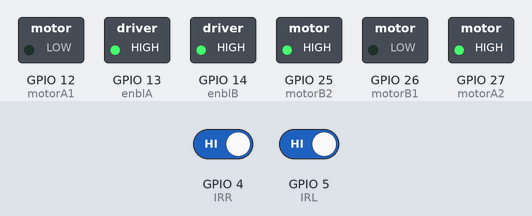
Bench run of a sketch on a simulated ESP32. On the bench: switched loads named in the sketch (green lamp = pin HIGH). Inputs (shaded band) come from the test bench; at power-on: GPIO 4 (IRR) HIGH, GPIO 5 (IRL) HIGH.

Above: at 1.2 s.
1.3 s: GPIO 4 (IRR) driven LOW
At 1.9 s:
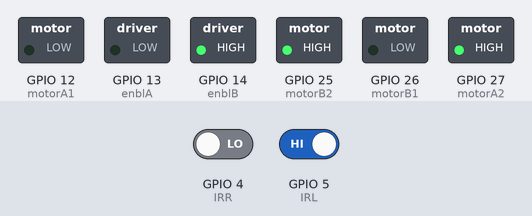
2.8 s: GPIO 5 (IRL) driven LOW
At 3.1 s:
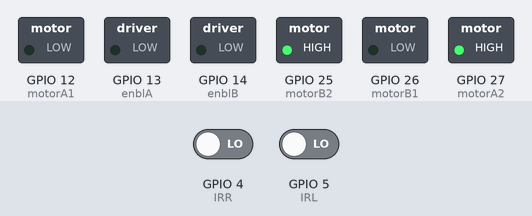
4.3 s: GPIO 4 (IRR) driven HIGH
At 5.5 s:
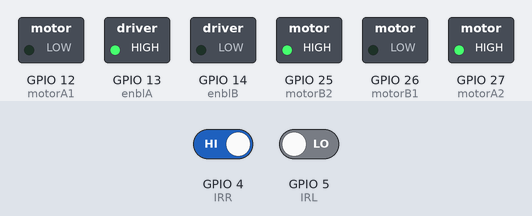
5.8 s: GPIO 5 (IRL) driven HIGH
At 6.6 s:
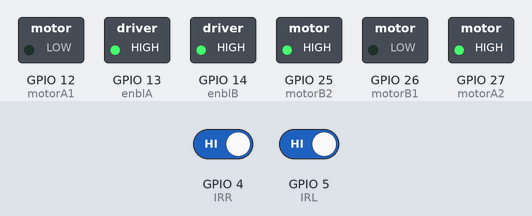
Timing chart, 0 to 8.3 s (numbered marks = the images above; inputs shaded):
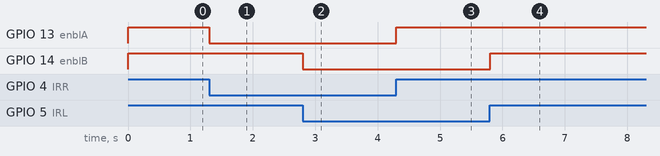

Measured:
- after the input at 1.3 s, GPIO 13 (enblA): HIGH → LOW at once
- after the input at 2.8 s, GPIO 14 (enblB): HIGH → LOW at once
- after the input at 4.3 s, GPIO 13 (enblA): LOW → HIGH at once
- after the input at 5.8 s, GPIO 14 (enblB): LOW → HIGH at once

The sketch:

MOTOR.ino
```cpp
#include "Arduino.h"
#include "esp32-hal-ledc.h"
#include <Wire.h>

// Motor A
int motorA1 = 12;
int motorA2 = 27;
int enblA = 13;
int IRR = 4;
int IRRVal;

// Motor B
int motorB1 = 26;
int motorB2 = 25;
int enblB = 14;
int IRL = 5;
int IRLVal;

// Motor Booster
int POT = 15;

// PWM Setup
const int freq = 30000;
const int pwm1 = 0;
const int pwm2 = 1;
const int resolution = 8;
int dutyCycle1 = 160;
int dutyCycle2 = 170;

void setup() {
    pinMode(motorA1, OUTPUT);
    pinMode(motorA2, OUTPUT);
    pinMode(enblA, INPUT);
    pinMode(IRR, INPUT_PULLUP);

    pinMode(motorB1, OUTPUT);
    pinMode(motorB2, OUTPUT);
    pinMode(enblB, INPUT);
    pinMode(IRL, INPUT_PULLUP);

    // PWM Setup
    ledcSetup(pwm1, freq, resolution);
    ledcSetup(pwm2, freq, resolution);

    ledcAttachPin(enblA, pwm1);
    ledcAttachPin(enblB, pwm2);

    ledcWrite(pwm1, dutyCycle1);
    ledcWrite(pwm2, dutyCycle2);

    MotorAForward();
    MotorBForward();
}

void MotorAForward() {
    digitalWrite(motorA1, LOW);
    digitalWrite(motorA2, HIGH);
}

void MotorBForward() {
    digitalWrite(motorB1, LOW);
    digitalWrite(motorB2, HIGH);
}

void MotorAStop() {
    digitalWrite(motorA1, LOW);
    digitalWrite(motorA2, LOW);
}

void MotorBStop() {
    digitalWrite(motorB1, LOW);
    digitalWrite(motorB2, LOW);
}

void loop() {
    IRRVal = digitalRead(IRR);
    IRLVal = digitalRead(IRL);

    if (IRRVal == LOW) {
        dutyCycle1 = max(0, dutyCycle1 - 20);  // Prevent negative values
        ledcWrite(pwm1, dutyCycle1);
    } else {
        dutyCycle1 = min(255, dutyCycle1 + 20);  // Prevent overflow
        ledcWrite(pwm1, dutyCycle1);
    }

    if (IRLVal == LOW) {
        dutyCycle2 = max(0, dutyCycle2 - 20);  // Prevent negative values
        ledcWrite(pwm2, dutyCycle2);
    } else {
        dutyCycle2 = min(255, dutyCycle2 + 20);  // Prevent overflow
        ledcWrite(pwm2, dutyCycle2);
    }
}
```
